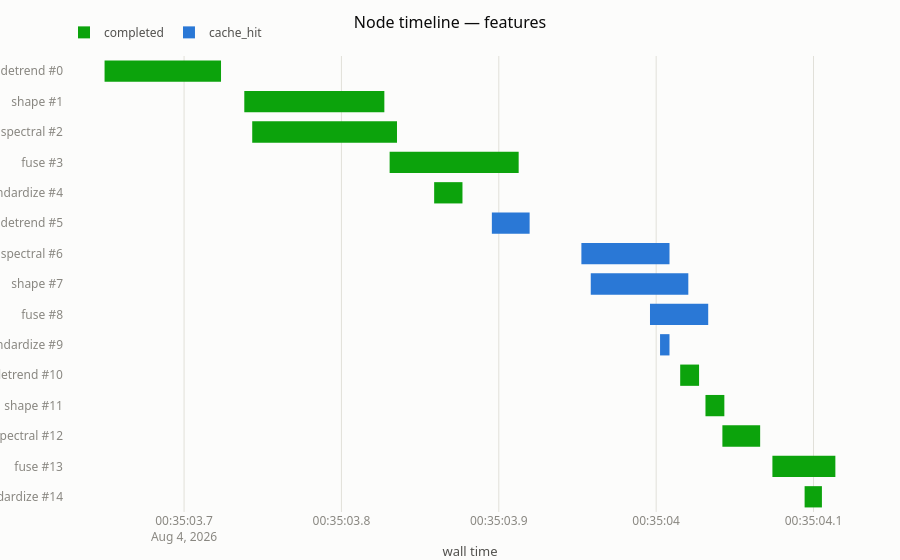

This figure's notebook cell:
### Code cell
view.plot_gantt()

### Figure 1 — Plotly figure (JSON) as saved in the notebook; plotly's stock layout.template omitted (floating-point values rounded to 4 significant figures)
{"data": [{"base": ["2026-08-04T00:35:03.649483484Z"], "hovertemplate": "detrend (completed)<br>74ms<extra></extra>", "legendgroup": "completed", "marker": {"color": "#0ca30c"}, "name": "completed", "orientation": "h", "showlegend": true, "type": "bar", "x": [74], "y": ["detrend #0"]}, {"base": ["2026-08-04T00:35:03.738272881Z"], "hovertemplate": "shape (completed)<br>89ms<extra></extra>", "legendgroup": "completed", "marker": {"color": "#0ca30c"}, "name": "completed", "orientation": "h", "showlegend": false, "type": "bar", "x": [89], "y": ["shape #1"]}, {"base": ["2026-08-04T00:35:03.743306347Z"], "hovertemplate": "spectral (completed)<br>92ms<extra></extra>", "legendgroup": "completed", "marker": {"color": "#0ca30c"}, "name": "completed", "orientation": "h", "showlegend": false, "type": "bar", "x": [92], "y": ["spectral #2"]}, {"base": ["2026-08-04T00:35:03.830628301Z"], "hovertemplate": "fuse (completed)<br>82ms<extra></extra>", "legendgroup": "completed", "marker": {"color": "#0ca30c"}, "name": "completed", "orientation": "h", "showlegend": false, "type": "bar", "x": [82], "y": ["fuse #3"]}, {"base": ["2026-08-04T00:35:03.858915305Z"], "hovertemplate": "standardize (completed)<br>18ms<extra></extra>", "legendgroup": "completed", "marker": {"color": "#0ca30c"}, "name": "completed", "orientation": "h", "showlegend": false, "type": "bar", "x": [18], "y": ["standardize #4"]}, {"base": ["2026-08-04T00:35:03.895591985Z"], "hovertemplate": "detrend (cache_hit, memory)<br>24ms<extra></extra>", "legendgroup": "cache_hit", "marker": {"color": "#2a78d6"}, "name": "cache_hit", "orientation": "h", "showlegend": true, "type": "bar", "x": [24], "y": ["detrend #5"]}, {"base": ["2026-08-04T00:35:03.952481734Z"], "hovertemplate": "spectral (cache_hit, memory)<br>56ms<extra></extra>", "legendgroup": "cache_hit", "marker": {"color": "#2a78d6"}, "name": "cache_hit", "orientation": "h", "showlegend": false, "type": "bar", "x": [56], "y": ["spectral #6"]}, {"base": ["2026-08-04T00:35:03.958437153Z"], "hovertemplate": "shape (cache_hit, memory)<br>62ms<extra></extra>", "legendgroup": "cache_hit", "marker": {"color": "#2a78d6"}, "name": "cache_hit", "orientation": "h", "showlegend": false, "type": "bar", "x": [62], "y": ["shape #7"]}, {"base": ["2026-08-04T00:35:03.996077999Z"], "hovertemplate": "fuse (cache_hit, memory)<br>37ms<extra></extra>", "legendgroup": "cache_hit", "marker": {"color": "#2a78d6"}, "name": "cache_hit", "orientation": "h", "showlegend": false, "type": "bar", "x": [37], "y": ["fuse #8"]}, {"base": ["2026-08-04T00:35:04.002472208Z"], "hovertemplate": "standardize (cache_hit, memory)<br>6ms<extra></extra>", "legendgroup": "cache_hit", "marker": {"color": "#2a78d6"}, "name": "cache_hit", "orientation": "h", "showlegend": false, "type": "bar", "x": [6], "y": ["standardize #9"]}, {"base": ["2026-08-04T00:35:04.015269402Z"], "hovertemplate": "detrend (completed)<br>12ms<extra></extra>", "legendgroup": "completed", "marker": {"color": "#0ca30c"}, "name": "completed", "orientation": "h", "showlegend": false, "type": "bar", "x": [12], "y": ["detrend #10"]}, {"base": ["2026-08-04T00:35:04.031332808Z"], "hovertemplate": "shape (completed)<br>12ms<extra></extra>", "legendgroup": "completed", "marker": {"color": "#0ca30c"}, "name": "completed", "orientation": "h", "showlegend": false, "type": "bar", "x": [12], "y": ["shape #11"]}, {"base": ["2026-08-04T00:35:04.042082679Z"], "hovertemplate": "spectral (completed)<br>24ms<extra></extra>", "legendgroup": "completed", "marker": {"color": "#0ca30c"}, "name": "completed", "orientation": "h", "showlegend": false, "type": "bar", "x": [24], "y": ["spectral #12"]}, {"base": ["2026-08-04T00:35:04.073873376Z"], "hovertemplate": "fuse (completed)<br>40ms<extra></extra>", "legendgroup": "completed", "marker": {"color": "#0ca30c"}, "name": "completed", "orientation": "h", "showlegend": false, "type": "bar", "x": [40], "y": ["fuse #13"]}, {"base": ["2026-08-04T00:35:04.094334881Z"], "hovertemplate": "standardize (completed)<br>11ms<extra></extra>", "legendgroup": "completed", "marker": {"color": "#0ca30c"}, "name": "completed", "orientation": "h", "showlegend": false, "type": "bar", "x": [11], "y": ["standardize #14"]}], "layout": {"bargap": 0.3, "barmode": "overlay", "title": {"text": "Node timeline — features"}, "xaxis": {"title": {"text": "wall time"}, "type": "date"}, "yaxis": {"autorange": "reversed"}}}
